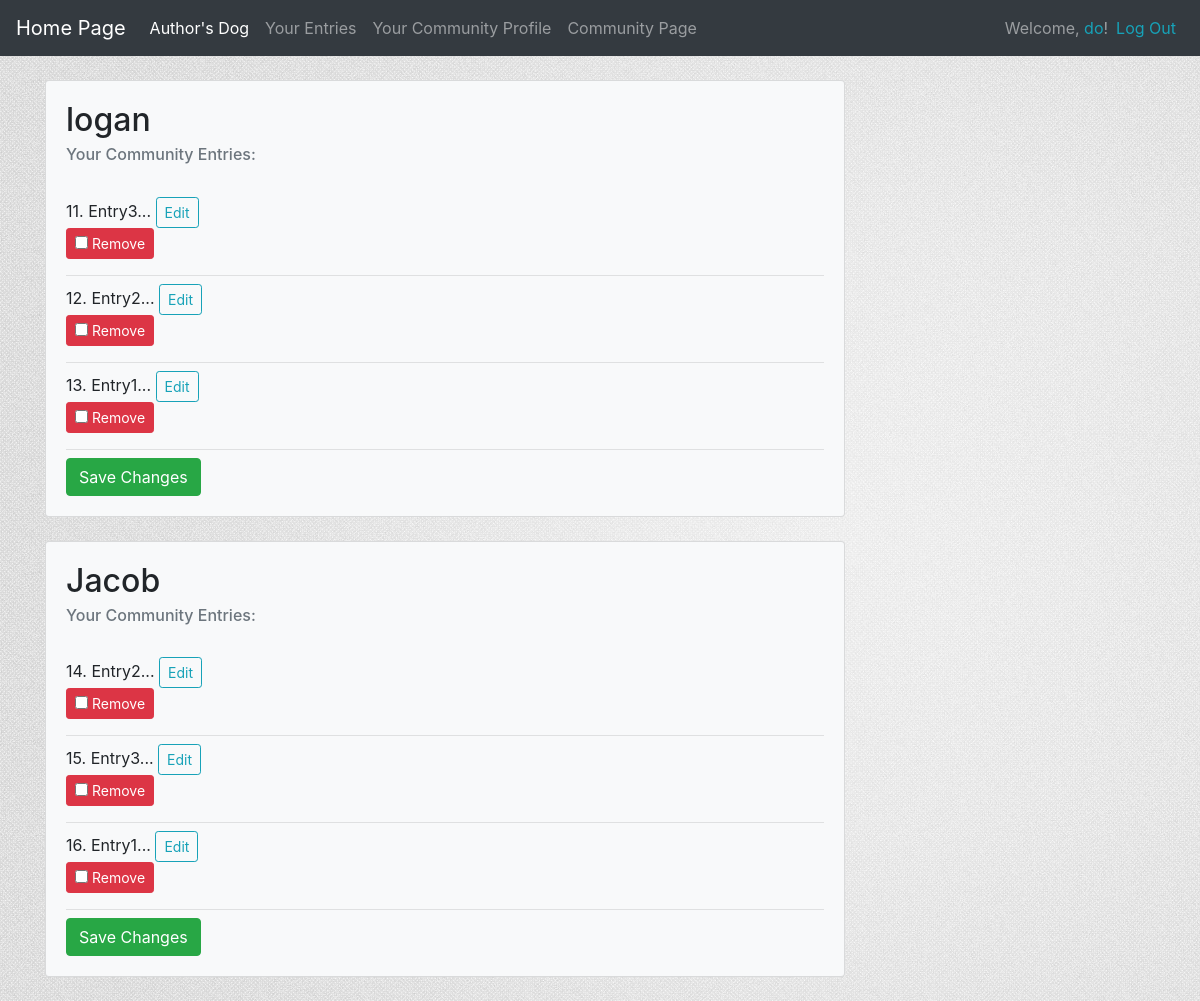
Page /community_profile/ (signed in) on the earlier database version.
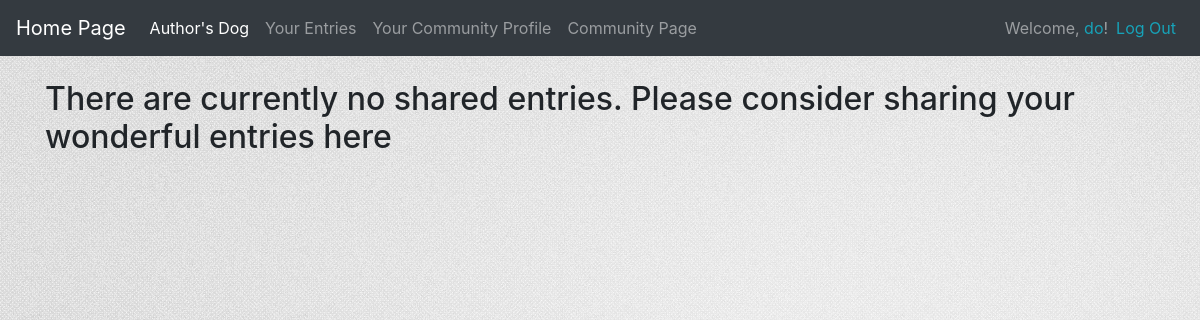
Same page on the later database version.
### test_dog_app/models.py (models this page shows)
class DogName(models.Model):
    owner = models.ForeignKey(User, on_delete=models.CASCADE)
    owner_profile = models.ForeignKey(Profile, on_delete=models.CASCADE, null=False, blank=False)
    name = models.CharField(max_length=70)
    share = models.BooleanField(default=False)
    shared_date = models.DateTimeField(auto_now_add=False, auto_now=False, null=True, blank=False)
    def __str__(self):
        return self.name

class Entry(models.Model):
    dog_name = models.ForeignKey(DogName, on_delete=models.CASCADE, null=False)
    bio_entry = models.TextField()
    dog_photo = models.ImageField(default=None, upload_to='photo_img/', blank=True)
    share = models.BooleanField(default=False)
    date_entry = models.DateTimeField(auto_now_add=True)
    shared_date = models.DateTimeField(auto_now_add=False, auto_now=False, null=True, blank=False)
    def __str__(self):
        return f'{self.bio_entry[:50]}...'

### test_dog_app/views.py (the view, shortened to what this page needs)
# urls.py: path('community_profile/', views.community_profile, name='community_profile'),
@login_required
def community_profile(request):
    dog_name = DogName.objects.filter(owner=request.user.id, share=True).order_by('-shared_date')
    entries = Entry.objects.filter(share=True).order_by('-shared_date')
    return render(request, 'community_profile.html', {'dog_name':dog_name, 'entries':entries})

### test_dog_app/templates/community_profile.html (shortened to what this page needs)
{% extends 'base.html' %}
{% block content %}
    <form action="{% url 'test_dog_app:community_profile' %}"
          method="post">
        {% if dog_name %}
            {% for dog in dog_name %}
                <div class="card bg-light" style="width: 50rem;">
                    <div class="card-body">
                        <h2 class="card-title">
                            {{ dog }}
                        </h2>
                        <h6 class="card-subtitle mb-2 text-muted">
                            Your Community Entries:
                        </h6><br>
                        {% for entry in entries %}
                            {% if entry.dog_name == dog %}
                                    {{ forloop.counter }}. {{ entry | linebreaksbr }}
                                        <a class="btn btn-outline-info btn-sm"
                                           href="{% url 'test_dog_app:edit_dog_bio' entry.id %}">
                                            Edit
                                        </a><br/>
                                    <label class="btn btn-danger btn-sm">
                                        <input type="checkbox" name="entry" id='entry_id' value="{{ entry.id }}">
                                        Remove
                                    </label>
                                    <hr class="my-2">
                            {% endif %}
                        {% endfor %}
                        <button name="submit" class="btn btn-success">
                            Save Changes
                        </button>
                    </div>
                </div><br/>
            {% endfor %}
        {% else %}
            <h2>There are currently no shared entries. Please consider sharing your wonderful entries
            here</h2>
        {% endif %}
    </form>
{% endblock content %}

Differences in the rows shown:
removed DogName: name "logan"
removed Entry: bio_entry "Entry3...", shown under "logan"
removed Entry: bio_entry "Entry2...", shown under "logan"
removed Entry: bio_entry "Entry1...", shown under "logan"
removed DogName: name "Jacob"
removed Entry: bio_entry "Entry2...", shown under "Jacob"
removed Entry: bio_entry "Entry3...", shown under "Jacob"
removed Entry: bio_entry "Entry1...", shown under "Jacob"
Other differences:
text now shown: "There are currently no shared entries. Please consider sharing your wonderful entries here"
